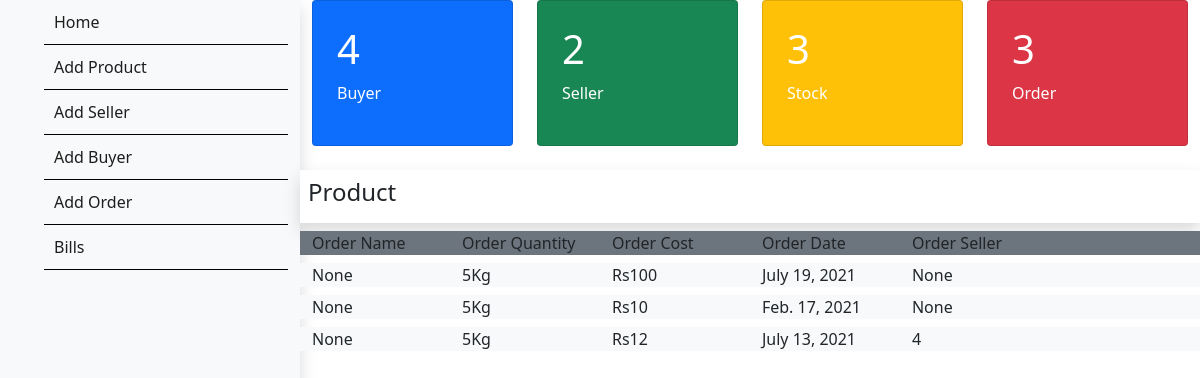
/order, run on the app's committed database.
### invsystest/models.py (models this page shows)
class Order(models.Model):
    order_seller = models.CharField(max_length=100,null=True)
    order_name = models.CharField(max_length=100,null=True)
    order_quantity = models.CharField(max_length=100, null=True)
    order_cost = models.IntegerField(null=True, blank=True)
    order_date = models.DateField(null=True)

### invsystest/views.py (the view)
# urls.py: path("order", views.order1, name="order"),
def order1(request):
 order = Order.objects.all()
 ord_count = Order.objects.all().count()
 sell_count = Seller.objects.all().count()
 buy_count = Buyer.objects.all().count()
 prod_count = Product.objects.all().count()
 params = {'order': order, 'numberofo': ord_count, 'numberofs': sell_count,'numberofb' : buy_count, 'numberofo': ord_count, 'numberofp' : prod_count }
 return render(request, 'order.html', params)

### templates/order.html (shortened to what this page needs)
<!DOCTYPE html>
<html lang="en">
<head>
    <link href="https://cdn.jsdelivr.net/npm/bootstrap@5.0.2/dist/css/bootstrap.min.css" rel="stylesheet"
>
</head>
<body>
    <div class="container-fluid">
        <div class="row">
            <div class="col-md-3 bg-light shadow">
                <nav>
                    <ul class="side-bar">
                        <li><a href="/">Home</a></li>
                        <li><a href="/productform">Add Product</a></li>
                        <li><a href="/sellerform">Add Seller</a></li>
                        <li><a href="/buyerform">Add Buyer</a></li>
                        <li><a href="/orderform">Add Order</a></li>
                        <li><a href="/bill">Bills</a></li>
                    </ul>
                </nav>
            </div>
            <div class="col-md-9">
                <div class="row">
                    <div class="col-md-3">
                        <a href="/Buyer" class="card-text">
                        <div class="card bg-primary p-4 text-white">
                            <h1>{{numberofb}}</h1>
                            <p>Buyer</p>
                        </div>
                    </a>
                    </div>
                    <div class="col-md-3">
                        <a href="/seller" class="card-text">
                        <div class="card bg-success p-4 text-white">
                            <h1>{{numberofs}}</h1>
                            <p>Seller</p>
                        </div>
                    </a>
                    </div>
                    <div class="col-md-3">
                        <a href="/" class="card-text">
                        <div class="card bg-warning p-4 text-white">
                            <h1>{{numberofp}}</h1>
                            <p>Stock</p>
                        </div>
                    </a>
                    </div>
                    <div class="col-md-3">
                        <a href="/order" class="card-text">
                        <div class="card bg-danger p-4 text-white">
                            <h1>{{numberofo}}</h1>
                            <p>Order</p>
                        </div>
                    </a>
                    </div>
                    <div class="col-md-12 bg-white shadow p-2 mt-4">
                        <h4>Product</h4>
                    </div>
                    <div class="col-md-12 bg-secondary text-dark mt-2">
                        <div class="row">
                            <div class="col-md-2">Order Name</div>
                            <div class="col-md-2">Order Quantity</div>
                            <div class="col-md-2">Order Cost</div>
                            <div class="col-md-2">Order Date</div>
                            <div class="col-md-2">Order Seller</div>
                        </div>
                    </div>
                    {% if order %}
                    {% for order in order%}
                    <div class="col-md-12 bg-light text-dark mt-2">
                        <div class="row">
                            <div class="col-md-2">{{ order.order_name }}</div>
                            <div class="col-md-2">{{order.order_quantity}}Kg</div>
                            <div class="col-md-2">Rs{{order.order_cost}}</div>
                            <div class="col-md-2">{{order.order_date}}</div>
                            <div class="col-md-2">{{order.order_seller}}</div>
                        </div>
                    </div>
                     {% endfor %}
                            {% else %}
                                <div class="col-md-12">
                                    <h1>no product </h1>
                                </div>
                            {% endif %}
                </div>
            </div>
        </div>
    </div>
</body>
</html>

### templates/order.html (style rules this page uses)
.card-text { text-decoration: none; color: white; }
.side-bar { display: block; }
.side-bar > li { list-style-type: none; padding: 10px; border-bottom:1px solid black ; }
.side-bar > li > a { text-decoration: none; color: rgb(31, 30, 30); }
nav { width: 100%; height: 100vh; }

### data on the page
Order: order_name "None", order_quantity "5", order_cost "100", order_date "July 19, 2021", order_seller "None"
Order: order_name "None", order_quantity "5", order_cost "10", order_date "Feb. 17, 2021", order_seller "None"
Order: order_name "None", order_quantity "5", order_cost "12", order_date "July 13, 2021", order_seller "4"

### other printed values
{{ numberofb }} "4"
{{ numberofs }} "2"
{{ numberofp }} "3"
{{ numberofo }} "3"
